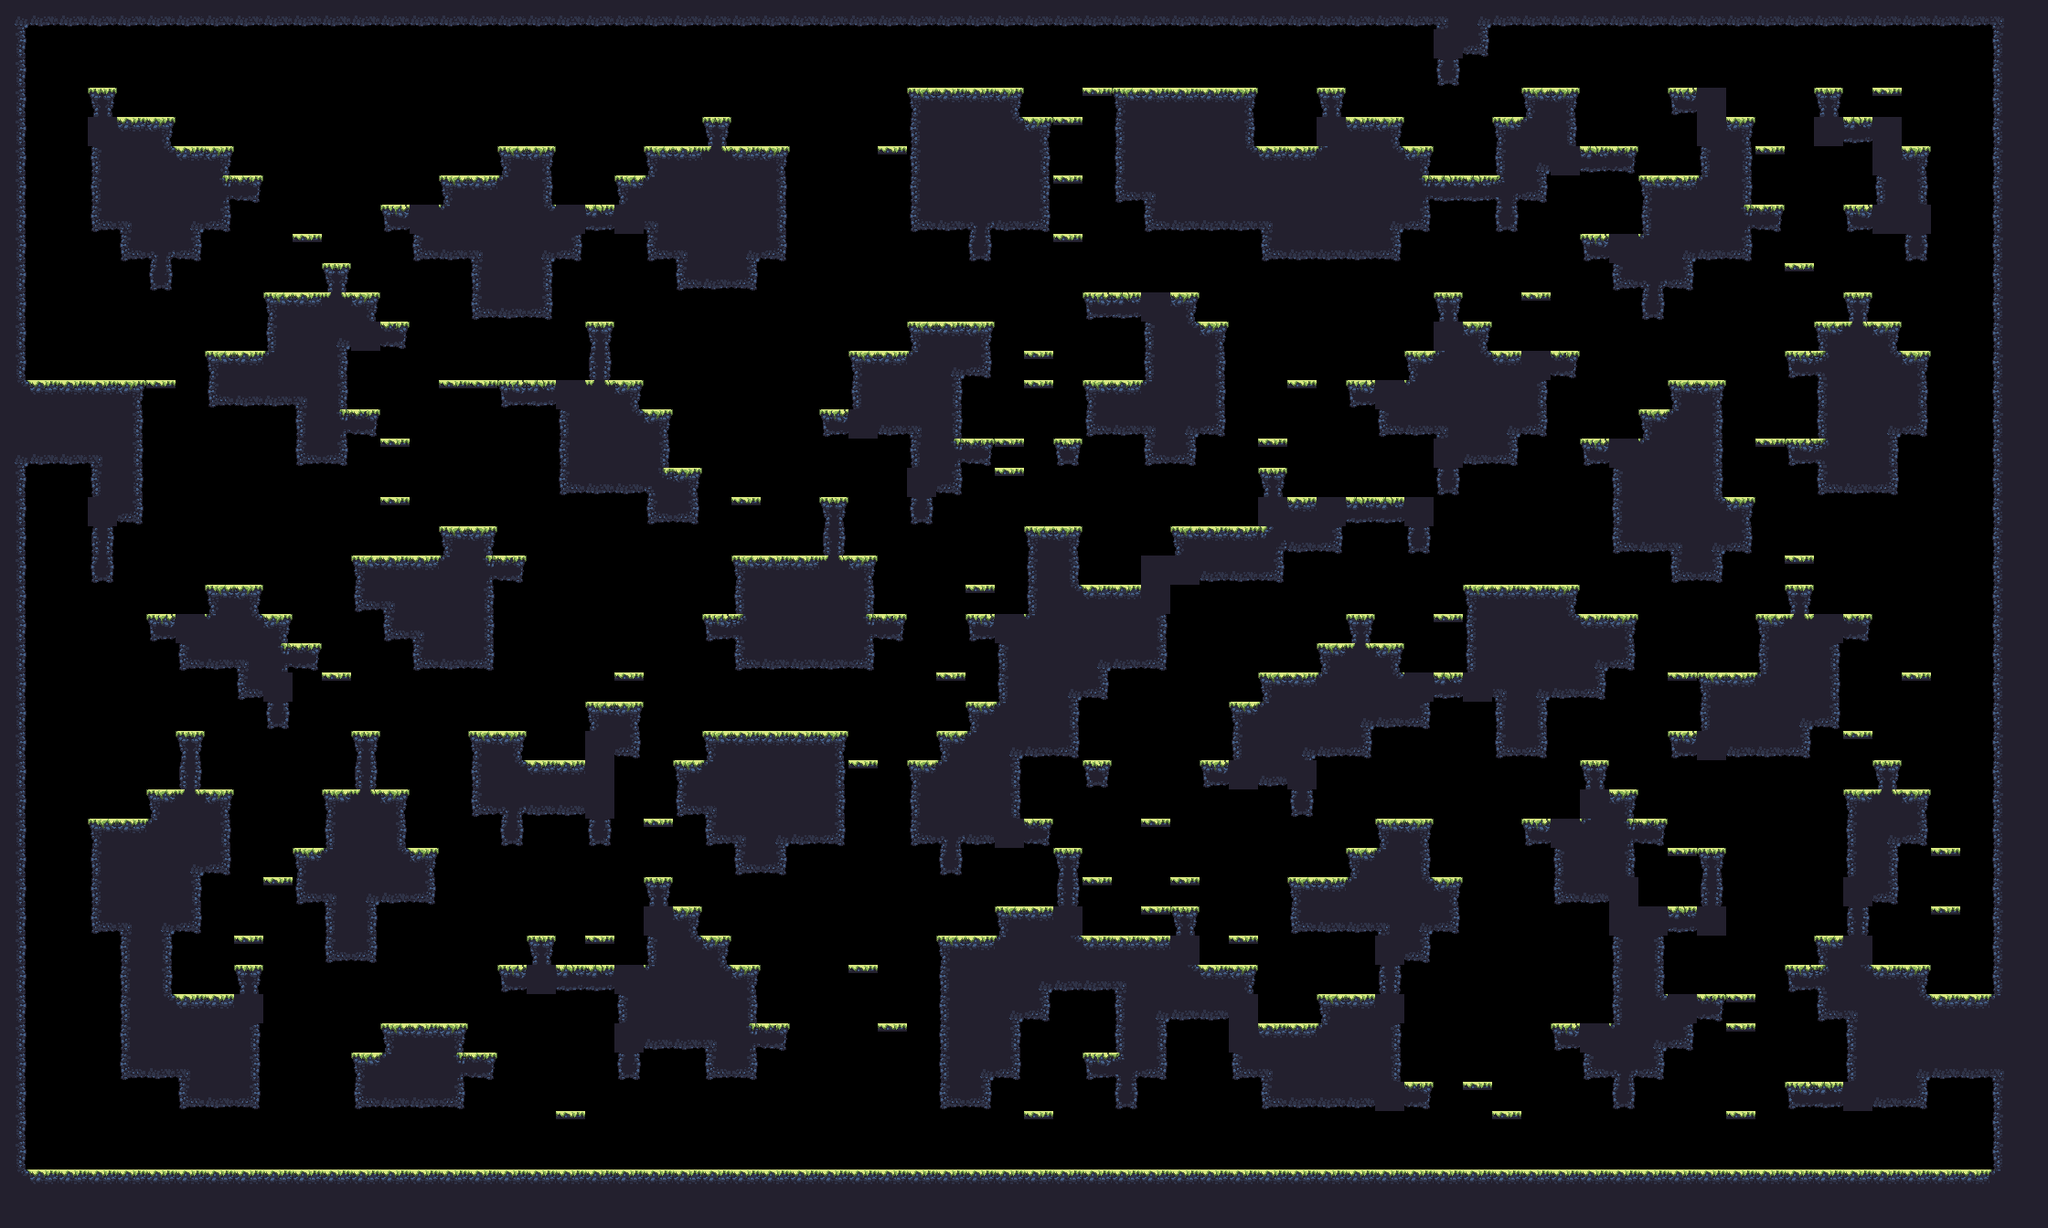

Tiled map render using the project's own tile images. Description and the map definition, with tile-layer contents summarised, below:
An orthogonal 70x42 tile map with 32x32 px tiles, 1 tile layer (main) and 17 objects (9x spawn, spawnPlayer0, spawnCrown0, spawnPlayer1, spawnCrown1, ...).

<map compressionlevel="0" height="42" infinite="0" nextlayerid="3" nextobjectid="4" orientation="orthogonal" renderorder="right-down" tiledversion="1.3.2" tileheight="32" tilewidth="32" version="1.2" width="70">
 <tileset firstgid="1" source="forest_summer_tile_set.tsx" />
 <layer height="42" id="1" name="main" width="70">
  <data>[2940 cells, 1298 non-empty, 28 distinct tile ids]</data>
 </layer>
 <objectgroup><object id="1" name="spawnPlayer0" x="160" y="80.0" /><object id="2" name="spawnCrown0" x="224" y="112.0" /><object id="3" name="spawnPlayer1" x="2048" y="80.0" /><object id="4" name="spawnCrown1" x="1920" y="80.0" /><object id="5" name="spawnPlayer2" x="64" y="1232.0" /><object id="6" name="spawnCrown2" x="128" y="1232.0" /><object id="7" name="spawnPlayer3" x="2144" y="1232.0" /><object id="8" name="spawnCrown3" x="2144" y="1040.0" /><object id="9" name="spawn" x="1792" y="112.0" /><object id="10" name="spawn" x="256" y="816.0" /><object id="11" name="spawn" x="448" y="1072.0" /><object id="12" name="spawn" x="416" y="560.0" /><object id="13" name="spawn" x="1248" y="560.0" /><object id="14" name="spawn" x="2144" y="1040.0" /><object id="15" name="spawn" x="1952" y="1136.0" /><object id="16" name="spawn" x="1216" y="272.0" /><object id="17" name="spawn" x="672" y="304.0" /></objectgroup></map>
